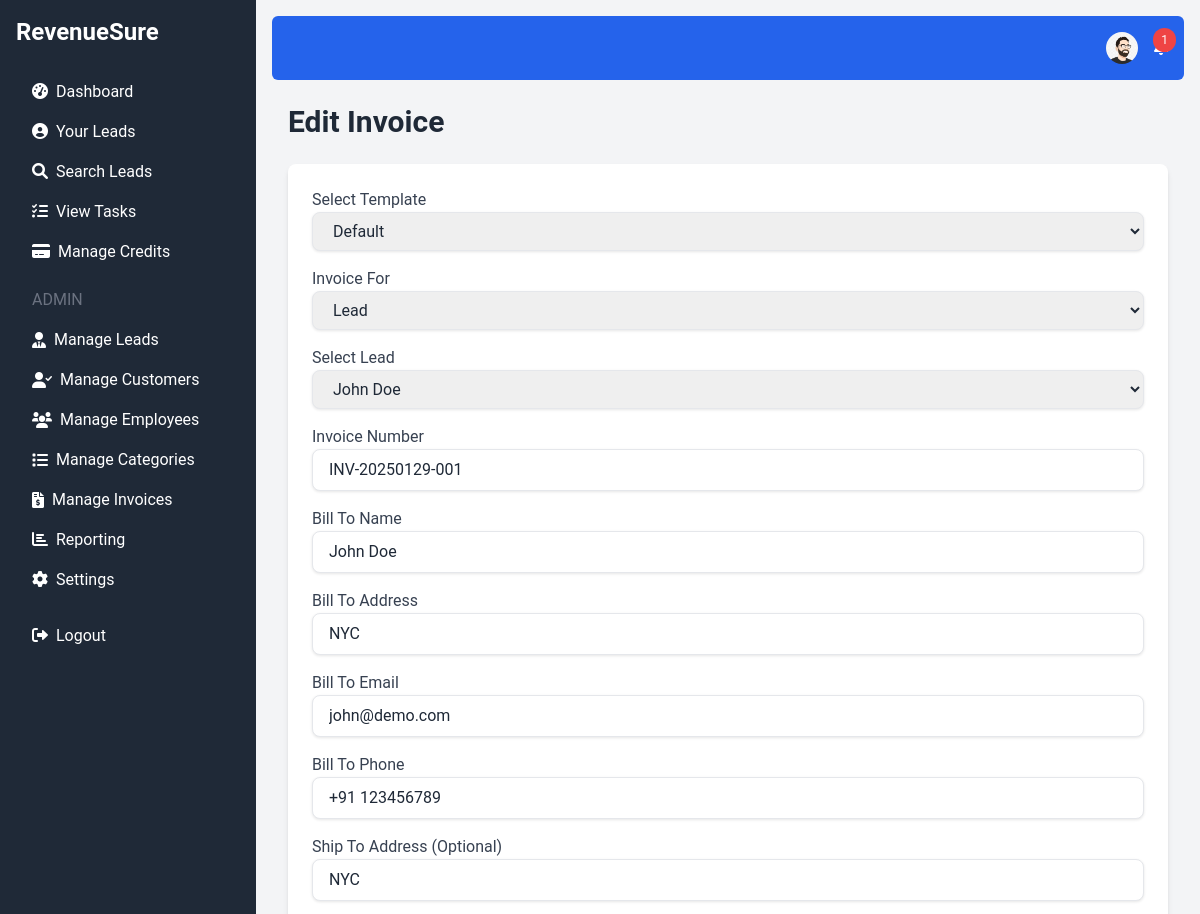
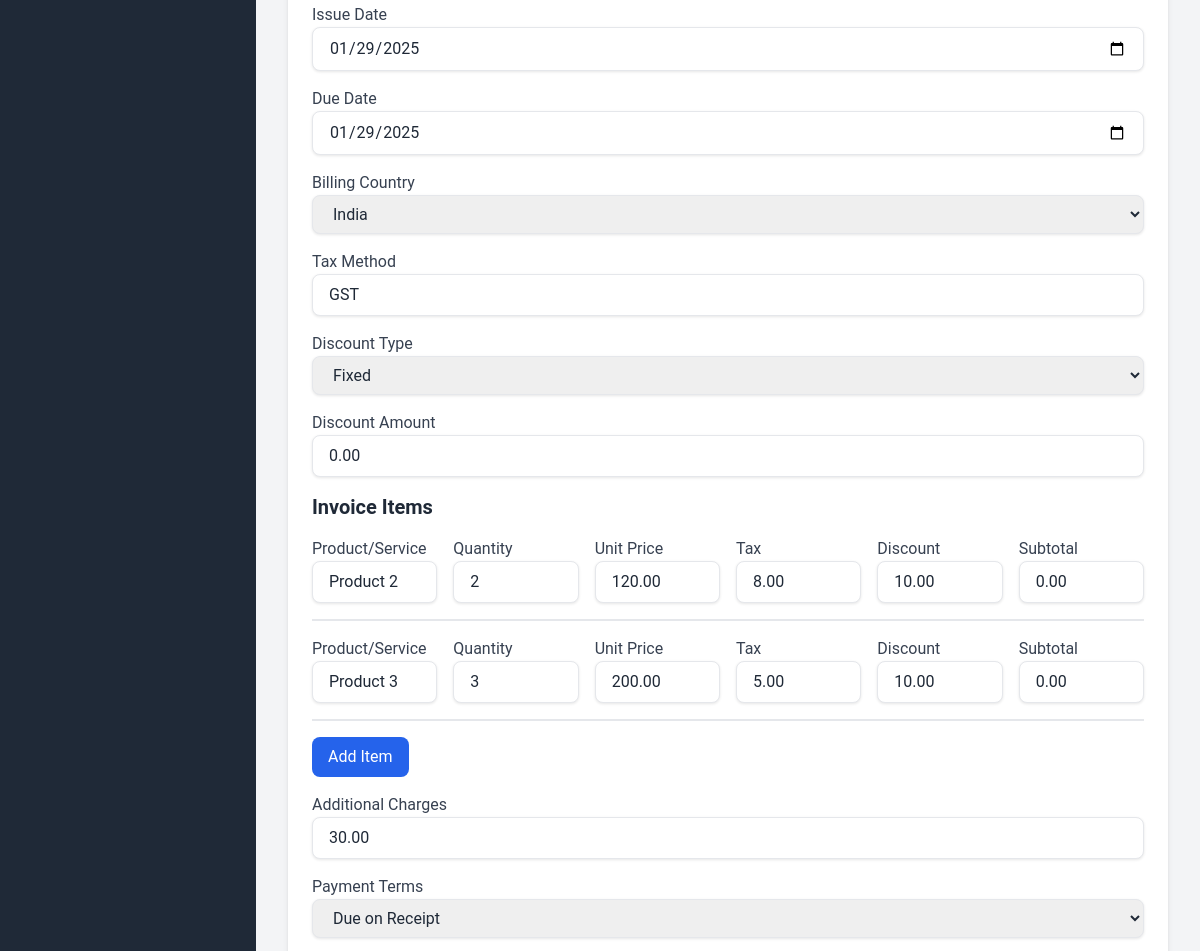
/edit_invoice.php?id=3 (signed in, upper part), run on an earlier commit of the app's database (2 pictures, top to bottom).
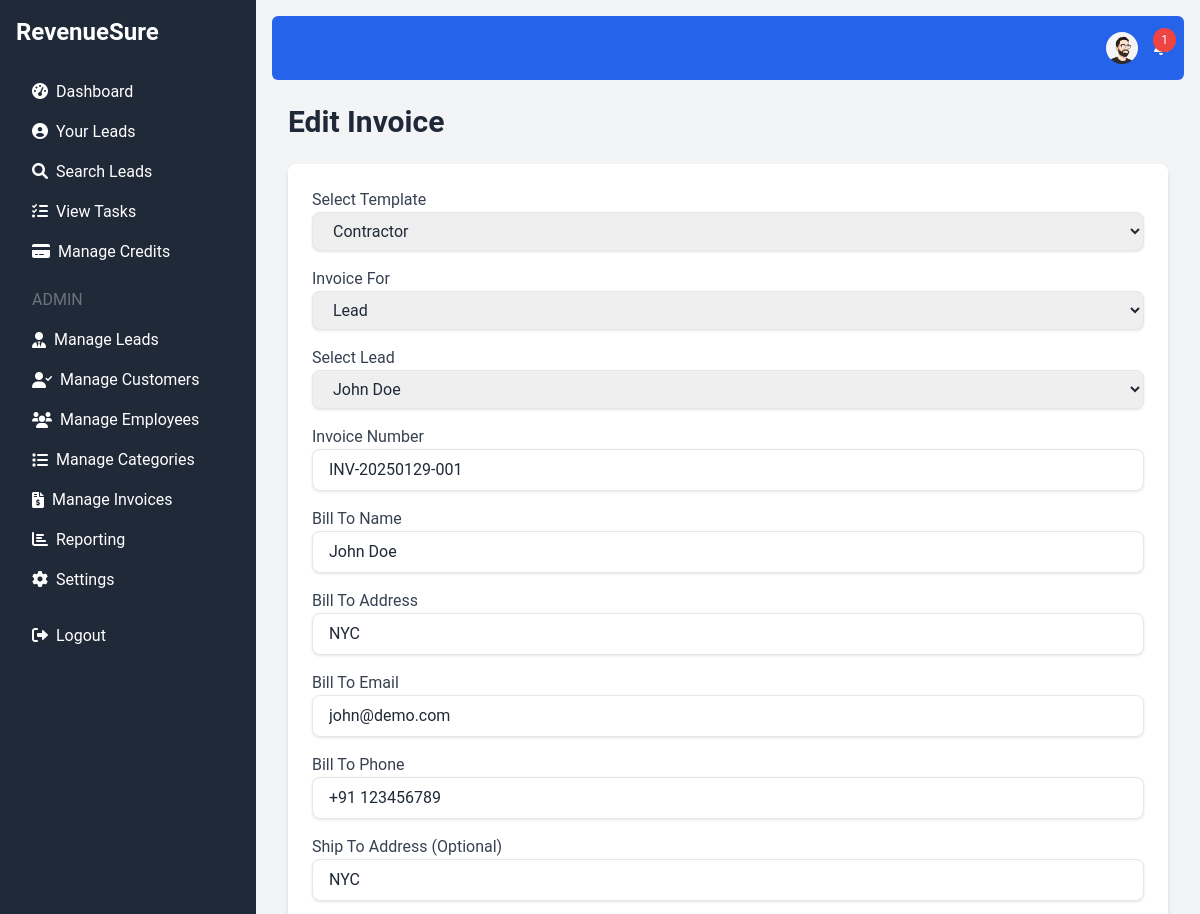
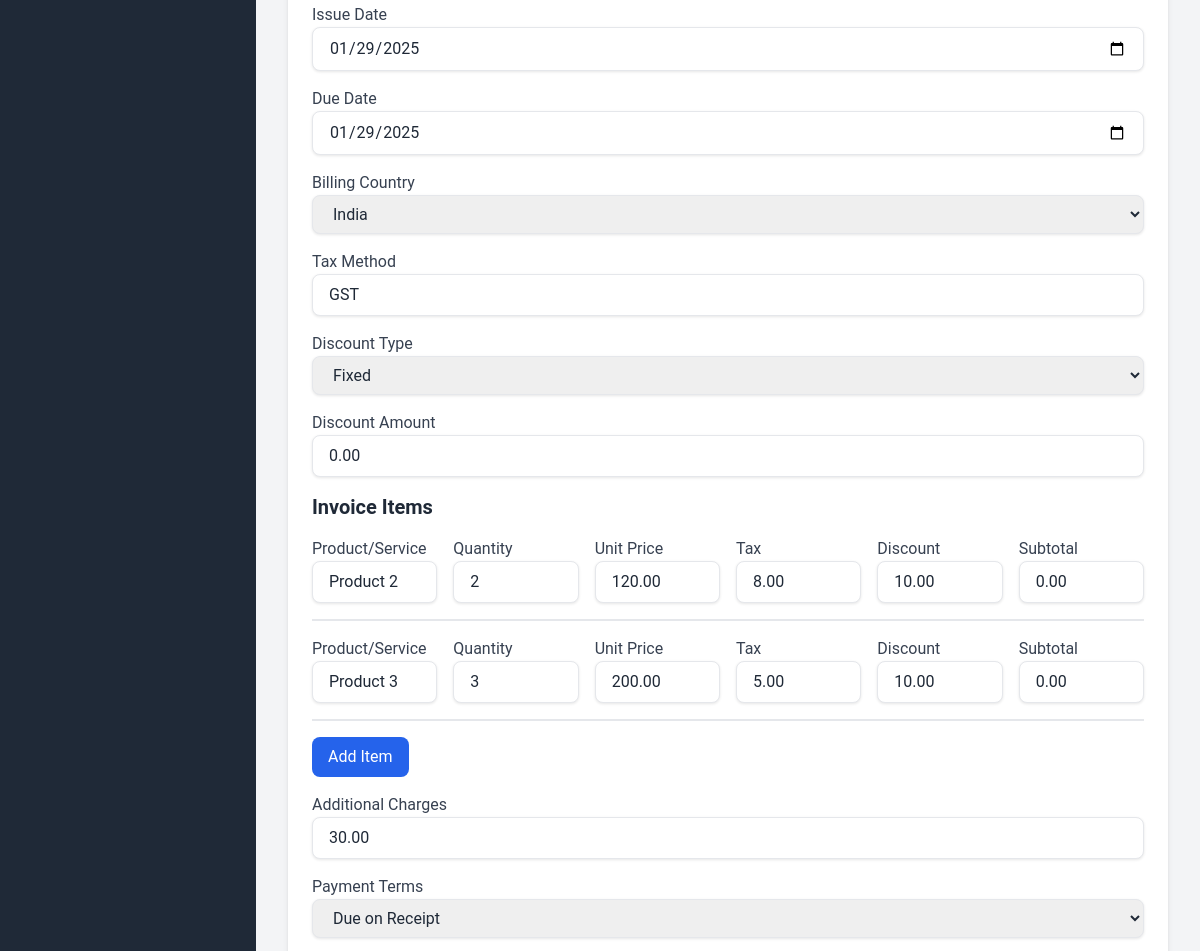
And on a later commit of the database (2 pictures, top to bottom).
### tables this page shows
CREATE TABLE `invoices` (
  `id` int(11) NOT NULL,
  `invoice_number` varchar(50) NOT NULL,
  `lead_id` int(11) DEFAULT NULL,
  `customer_id` int(11) DEFAULT NULL,
  `issue_date` date NOT NULL,
  `due_date` date NOT NULL,
  `bill_to_name` varchar(255) NOT NULL,
  `bill_to_address` varchar(255) DEFAULT NULL,
  `bill_to_email` varchar(100) DEFAULT NULL,
  `bill_to_phone` varchar(20) DEFAULT NULL,
  `ship_to_address` varchar(255) DEFAULT NULL,
  `subtotal` decimal(10,2) DEFAULT 0.00,
  `tax_method` varchar(50) DEFAULT NULL,
  `tax` text DEFAULT NULL,
  `discount` decimal(10,2) DEFAULT 0.00,
  `additional_charges` decimal(10,2) DEFAULT 0.00,
  `total` decimal(10,2) DEFAULT 0.00,
  `payment_terms` varchar(100) DEFAULT NULL,
  `notes` text DEFAULT NULL,
  `footer` text DEFAULT NULL,
  `billing_country` varchar(50) DEFAULT NULL,
  `discount_type` varchar(20) DEFAULT 'fixed',
  `discount_amount` decimal(10,2) DEFAULT 0.00,
  `created_at` timestamp NOT NULL DEFAULT current_timestamp(),
  `template_name` varchar(255) DEFAULT 'default'
);

CREATE TABLE `invoice_items` (
  `id` int(11) NOT NULL,
  `invoice_id` int(11) NOT NULL,
  `product_service` varchar(255) NOT NULL,
  `quantity` int(11) NOT NULL,
  `unit_price` decimal(10,2) NOT NULL,
  `tax` decimal(10,2) DEFAULT 0.00,
  `discount` decimal(10,2) DEFAULT 0.00,
  `subtotal` decimal(10,2) NOT NULL
);

CREATE TABLE `leads` (
  `id` int(11) NOT NULL,
  `name` varchar(100) NOT NULL,
  `phone` varchar(20) DEFAULT NULL,
  `email` varchar(100) DEFAULT NULL,
  `category_id` int(11) DEFAULT NULL,
  `created_at` timestamp NOT NULL DEFAULT current_timestamp(),
  `status` enum('New','Contacted','Converted') DEFAULT 'New',
  `customer_id` int(11) DEFAULT NULL,
  `converted_by` int(11) DEFAULT NULL,
  `city` varchar(100) DEFAULT NULL,
  `state` varchar(100) DEFAULT NULL,
  `country` varchar(100) DEFAULT NULL,
  `source` varchar(100) DEFAULT 'Website',
  `assigned_to` int(11) DEFAULT NULL
);

### edit_invoice.php (the view, shortened to what the changed rows need)
<?php
require 'db.php';
$invoice_id = $_GET['id'];
$stmt = $conn->prepare("SELECT * FROM invoices WHERE id = :invoice_id");
$stmt->bindParam(':invoice_id', $invoice_id);
$stmt->execute();
$invoice = $stmt->fetch(PDO::FETCH_ASSOC);
$stmt = $conn->prepare("SELECT * FROM invoice_items WHERE invoice_id = :invoice_id");
$stmt->bindParam(':invoice_id', $invoice_id);
$stmt->execute();
$invoice_items = $stmt->fetchAll(PDO::FETCH_ASSOC);
$stmt = $conn->prepare("SELECT id, name, email, phone FROM leads");
$stmt->execute();
$leads = $stmt->fetchAll(PDO::FETCH_ASSOC);
require 'header.php';
?>
    <h1 class="text-3xl font-bold text-gray-800 mb-6">Edit Invoice</h1>
    <div class="bg-white p-6 rounded-lg shadow-md">
        <form method="POST" action="">
                 <div class="mb-4">
                <label for="template_name" class="block text-gray-700">Select Template</label>
                <select name="template_name" id="template_name" class="w-full px-4 py-2 border rounded-lg focus:outline-none focus:ring-2 focus:ring-blue-600">
                    <option value="default" <?php if($invoice['template_name'] == 'default') echo 'selected'; ?>>Default</option>
                    <option value="contractor" <?php if($invoice['template_name'] == 'contractor') echo 'selected'; ?>>Contractor</option>
                </select>
             </div>
               <div class="mb-4">
                <label for="lead_customer_type" class="block text-gray-700">Invoice For</label>
                  <select name="lead_customer_type" id="lead_customer_type" class="w-full px-4 py-2 border rounded-lg focus:outline-none focus:ring-2 focus:ring-blue-600" onchange="showCustomerLeadDetails(this.value)">
                    <option value="lead" <?php if($invoice['lead_id'] != null ) echo 'selected';?>>Lead</option>
                </select>
              </div>
             <div class="mb-4 <?php if($invoice['lead_id'] == null) echo 'hidden'; ?>" id="lead_select_container">
                 <label for="lead_id" class="block text-gray-700">Select Lead</label>
                    <select name="lead_id" id="lead_id" class="w-full px-4 py-2 border rounded-lg focus:outline-none focus:ring-2 focus:ring-blue-600" onchange="updateLeadInfo(this)">
                        <?php foreach ($leads as $lead): ?>
                            <option value="<?php echo $lead['id']; ?>" data-name="<?php echo $lead['name']; ?>" data-email="<?php echo $lead['email']; ?>" data-phone="<?php echo $lead['phone']; ?>"  <?php if($lead['id'] == $invoice['lead_id']) echo 'selected';?>>
                                <?php echo htmlspecialchars($lead['name']); ?>
                            </option>
                        <?php endforeach; ?>
                     </select>
               </div>
            <div class="mb-4">
                <label for="invoice_number" class="block text-gray-700">Invoice Number</label>
                <input type="text" name="invoice_number" id="invoice_number" class="w-full px-4 py-2 border rounded-lg focus:outline-none focus:ring-2 focus:ring-blue-600" value="<?php echo $invoice['invoice_number']; ?>" readonly>
            </div>
             <div class="mb-4">
                <label for="bill_to_name" class="block text-gray-700">Bill To Name</label>
                 <input type="text" name="bill_to_name" id="bill_to_name" class="w-full px-4 py-2 border rounded-lg focus:outline-none focus:ring-2 focus:ring-blue-600" value="<?php echo htmlspecialchars($invoice['bill_to_name']); ?>" required>
            </div>
            <div class="mb-4">
                <label for="bill_to_address" class="block text-gray-700">Bill To Address</label>
                <input type="text" name="bill_to_address" id="bill_to_address" class="w-full px-4 py-2 border rounded-lg focus:outline-none focus:ring-2 focus:ring-blue-600" value="<?php echo htmlspecialchars($invoice['bill_to_address']); ?>">
            </div>
            <div class="mb-4">
                <label for="bill_to_email" class="block text-gray-700">Bill To Email</label>
                 <input type="email" name="bill_to_email" id="bill_to_email" class="w-full px-4 py-2 border rounded-lg focus:outline-none focus:ring-2 focus:ring-blue-600" value="<?php echo htmlspecialchars($invoice['bill_to_email']); ?>" >
            </div>
               <div class="mb-4">
                 <label for="bill_to_phone" class="block text-gray-700">Bill To Phone</label>
                <input type="text" name="bill_to_phone" id="bill_to_phone" class="w-full px-4 py-2 border rounded-lg focus:outline-none focus:ring-2 focus:ring-blue-600" value="<?php echo htmlspecialchars($invoice['bill_to_phone']); ?>" >
            </div>
              <div class="mb-4">
                <label for="ship_to_address" class="block text-gray-700">Ship To Address (Optional)</label>
                <input type="text" name="ship_to_address" id="ship_to_address" class="w-full px-4 py-2 border rounded-lg focus:outline-none focus:ring-2 focus:ring-blue-600" value="<?php echo htmlspecialchars($invoice['ship_to_address']); ?>">
             </div>
           <div class="mb-4">
                <label for="issue_date" class="block text-gray-700">Issue Date</label>
                <input type="date" name="issue_date" id="issue_date" class="w-full px-4 py-2 border rounded-lg focus:outline-none focus:ring-2 focus:ring-blue-600" value="<?php echo $invoice['issue_date']; ?>" required>
            </div>
            <div class="mb-4">
                <label for="due_date" class="block text-gray-700">Due Date</label>
                <input type="date" name="due_date" id="due_date" class="w-full px-4 py-2 border rounded-lg focus:outline-none focus:ring-2 focus:ring-blue-600" value="<?php echo $invoice['due_date']; ?>" required>
            </div>
              <div class="mb-4">
                    <label for="billing_country" class="block text-gray-700">Billing Country</label>
                       <select name="billing_country" id="billing_country" class="w-full px-4 py-2 border rounded-lg focus:outline-none focus:ring-2 focus:ring-blue-600">
                              <option value="in"  <?php if($invoice['billing_country'] == 'in') echo 'selected'; ?>>India</option>
                           </select>
                </div>
                  <div class="mb-4">
                <label for="tax_method" class="block text-gray-700">Tax Method</label>
                <input type="text" name="tax_method" id="tax_method" class="w-full px-4 py-2 border rounded-lg focus:outline-none focus:ring-2 focus:ring-blue-600"  value="<?php echo htmlspecialchars($invoice['tax_method']); ?>" readonly>
            </div>
                <div class="mb-4">
                     <label for="discount_type" class="block text-gray-700">Discount Type</label>
                      <select name="discount_type" id="discount_type" class="w-full px-4 py-2 border rounded-lg focus:outline-none focus:ring-2 focus:ring-blue-600" onchange="toggleDiscountInput()">
                             <option value="fixed" <?php if($invoice['discount_type'] == 'fixed') echo 'selected'; ?>>Fixed</option>
                        </select>
                 </div>
                <div class="mb-4">
                     <label for="discount_amount" class="block text-gray-700">Discount Amount</label>
                      <input type="number" name="discount_amount" id="discount_amount" class="w-full px-4 py-2 border rounded-lg focus:outline-none focus:ring-2 focus:ring-blue-600" value="<?php echo htmlspecialchars($invoice['discount_amount']); ?>" min="0">
                 </div>
            <div class="mb-4">
             <div id="invoice_items_container">
                 <?php if($invoice_items): ?>
                  <?php foreach ($invoice_items as $index => $item): ?>
                     <div class="flex gap-4 mb-4 border-b-2 border-gray-200 pb-4" data-item-id="<?php echo $index; ?>">
                       <div class="flex-1">
                        <label for="item_product_service_<?php echo $index; ?>" class="block text-gray-700">Product/Service</label>
                           <input type="text" name="items[<?php echo $index; ?>][product_service]" id="item_product_service_<?php echo $index; ?>" class="w-full px-4 py-2 border rounded-lg focus:outline-none focus:ring-2 focus:ring-blue-600" value="<?php echo htmlspecialchars($item['product_service']); ?>" required>
                     </div>
                       <div class="flex-1">
                          <label for="item_quantity_<?php echo $index; ?>" class="block text-gray-700">Quantity</label>
                           <input type="number" name="items[<?php echo $index; ?>][quantity]" id="item_quantity_<?php echo $index; ?>" class="w-full px-4 py-2 border rounded-lg focus:outline-none focus:ring-2 focus:ring-blue-600" onchange="calculateItemSubtotal(this)" value="<?php echo htmlspecialchars($item['quantity']); ?>" min="1" required>
                     </div>
                     <div class="flex-1">
                       <label for="item_unit_price_<?php echo $index; ?>" class="block text-gray-700">Unit Price</label>
                      <input type="number" name="items[<?php echo $index; ?>][unit_price]" id="item_unit_price_<?php echo $index; ?>" class="w-full px-4 py-2 border rounded-lg focus:outline-none focus:ring-2 focus:ring-blue-600" onchange="calculateItemSubtotal(this)" value="<?php echo htmlspecialchars($item['unit_price']); ?>" required>
                    </div>
                        <div class="flex-1">
                          <label for="item_tax_<?php echo $index; ?>" class="block text-gray-700">Tax</label>
                             <input type="number" name="items[<?php echo $index; ?>][tax]" id="item_tax_<?php echo $index; ?>" class="w-full px-4 py-2 border rounded-lg focus:outline-none focus:ring-2 focus:ring-blue-600" value="<?php echo htmlspecialchars($item['tax']); ?>" onchange="calculateItemSubtotal(this)" >
                       </div>
                          <div class="flex-1">
                              <label for="item_discount_<?php echo $index; ?>" class="block text-gray-700">Discount</label>
                                  <input type="number" name="items[<?php echo $index; ?>][discount]" id="item_discount_<?php echo $index; ?>" class="w-full px-4 py-2 border rounded-lg focus:outline-none focus:ring-2 focus:ring-blue-600" value="<?php echo htmlspecialchars($item['discount']); ?>"  onchange="calculateItemSubtotal(this)" >
                         </div>
                        <div class="flex-1">
                            <label for="item_subtotal_<?php echo $index; ?>" class="block text-gray-700">Subtotal</label>
                             <input type="number" name="items[<?php echo $index; ?>][subtotal]" id="item_subtotal_<?php echo $index; ?>" class="w-full px-4 py-2 border rounded-lg focus:outline-none focus:ring-2 focus:ring-blue-600" value="<?php echo htmlspecialchars($item['subtotal']); ?>"  readonly>
                       </div>
                  </div>
                   <?php endforeach; ?>
                 <?php endif; ?>
            </div>
        </div>
              <div class="mb-4">
                <label for="additional_charges" class="block text-gray-700">Additional Charges</label>
                <input type="number" name="additional_charges" id="additional_charges" class="w-full px-4 py-2 border rounded-lg focus:outline-none focus:ring-2 focus:ring-blue-600" value="<?php echo htmlspecialchars($invoice['additional_charges']); ?>" onchange="calculateTotal()">
            </div>
              <div class="mb-4">
                <label for="payment_terms" class="block text-gray-700">Payment Terms</label>
                   <select name="payment_terms" id="payment_terms" class="w-full px-4 py-2 border rounded-lg focus:outline-none focus:ring-2 focus:ring-blue-600">
                             <option value="Due on Receipt" <?php if($invoice['payment_terms'] == 'Due on Receipt') echo 'selected'; ?>>Due on Receipt</option>
                    </select>
              </div>
        </form>
    </div>
<?php
require 'footer.php';
?>

What changed in the data, as far as the page shows it:
changed invoices "Lead": template_name "Default" → "Contractor"
